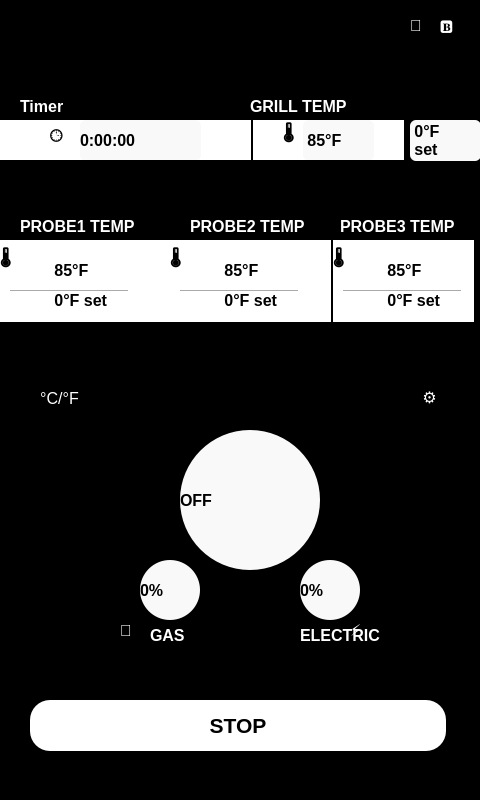
<?xml version="1.0" encoding="UTF-8"?>
<ui version="4.0">
 <class>MainWindow</class>
 <widget class="QMainWindow" name="MainWindow">
  <property name="geometry">
   <rect>
    <x>0</x>
    <y>0</y>
    <width>480</width>
    <height>800</height>
   </rect>
  </property>
  <property name="windowTitle">
   <string>MainWindow</string>
  </property>
  <property name="styleSheet">
   <string notr="true">
       QWidget {
           background-color: #000;
           color: white;
           font-family: Arial;
       }
       QLabel {
           font-size: 12pt;
           font-weight: bold;
           border-radius: 6px;
       }
       QPushButton {
           background-color: #222;
           border: 1px solid #666;
           padding: 8px;
           font-size: 12pt;
           border-radius: 8px;
       }
       QPushButton:hover {
           background-color: #333;
       }
       QPushButton#btnStop {
           background-color: white;
           color: black;
           font-size: 16pt;
           font-weight: bold;
           border: none;
           border-radius: 20px;
       }
       QDial {
           background-color: #222;
       }
       QFrame#tempBar {
           background-color: orange;
           min-height: 10px;
           max-height: 10px;
       }
   </string>
  </property>
  <widget class="QWidget" name="centralwidget">
   <widget class="QWidget" name="widget3" native="true">
    <property name="geometry">
     <rect>
      <x>253</x>
      <y>120</y>
      <width>151</width>
      <height>40</height>
     </rect>
    </property>
    <property name="styleSheet">
     <string notr="true">background-color: rgb(255, 255, 255);
color: rgb(0, 0, 0);</string>
    </property>
    <widget class="QLabel" name="label_10">
     <property name="geometry">
      <rect>
       <x>30</x>
       <y>-20</y>
       <width>41</width>
       <height>71</height>
      </rect>
     </property>
     <property name="styleSheet">
      <string notr="true">background-color: rgba(255, 255, 255, 0);

font: 12pt &quot;MS Shell Dlg 2&quot;;
border-color: rgba(255, 255, 255, 0);</string>
     </property>
     <property name="text">
      <string>🌡️</string>
     </property>
    </widget>
    <widget class="QLabel" name="temp_2">
     <property name="geometry">
      <rect>
       <x>50</x>
       <y>0</y>
       <width>71</width>
       <height>41</height>
      </rect>
     </property>
     <property name="styleSheet">
      <string notr="true">background-color: rgb(249, 249, 249);

border-color: rgba(255, 255, 255, 0);</string>
     </property>
     <property name="text">
      <string> 85°F</string>
     </property>
    </widget>
   </widget>
   <widget class="QWidget" name="widget2" native="true">
    <property name="enabled">
     <bool>true</bool>
    </property>
    <property name="geometry">
     <rect>
      <x>0</x>
      <y>120</y>
      <width>251</width>
      <height>40</height>
     </rect>
    </property>
    <property name="styleSheet">
     <string notr="true">background-color: rgb(255, 255, 255);
color: rgb(0, 0, 0);</string>
    </property>
    <widget class="QLabel" name="label_1_3">
     <property name="geometry">
      <rect>
       <x>50</x>
       <y>-30</y>
       <width>71</width>
       <height>91</height>
      </rect>
     </property>
     <property name="styleSheet">
      <string notr="true">background-color: rgba(255, 255, 255, 0);

font: 12pt &quot;MS Shell Dlg 2&quot;;
border-color: rgba(255, 255, 255, 0);</string>
     </property>
     <property name="text">
      <string>🕒</string>
     </property>
    </widget>
    <widget class="QLabel" name="time_2">
     <property name="geometry">
      <rect>
       <x>80</x>
       <y>0</y>
       <width>121</width>
       <height>41</height>
      </rect>
     </property>
     <property name="styleSheet">
      <string notr="true">background-color: rgb(249, 249, 249);
border-color: rgba(255, 255, 255, 0);
</string>
     </property>
     <property name="text">
      <string>0:00:00</string>
     </property>
    </widget>
   </widget>
   <widget class="QLabel" name="check_wifi">
    <property name="geometry">
     <rect>
      <x>410</x>
      <y>0</y>
      <width>47</width>
      <height>51</height>
     </rect>
    </property>
    <property name="styleSheet">
     <string notr="true">background-color: rgba(255, 255, 255, 0);
color: rgb(255, 255, 255);
font: 12pt &quot;MS Shell Dlg 2&quot;;
border-color: rgba(255, 255, 255, 0);</string>
    </property>
    <property name="text">
     <string>📡</string>
    </property>
   </widget>
   <widget class="QLabel" name="check_blutooth">
    <property name="geometry">
     <rect>
      <x>440</x>
      <y>0</y>
      <width>47</width>
      <height>51</height>
     </rect>
    </property>
    <property name="styleSheet">
     <string notr="true">background-color: rgba(255, 255, 255, 0);
color: rgb(255, 255, 255);
font: 12pt &quot;MS Shell Dlg 2&quot;;
border-color: rgba(255, 255, 255, 0);</string>
    </property>
    <property name="text">
     <string>🅱️</string>
    </property>
   </widget>
   <widget class="QLabel" name="labelGrillTemp">
    <property name="geometry">
     <rect>
      <x>20</x>
      <y>100</y>
      <width>203</width>
      <height>13</height>
     </rect>
    </property>
    <property name="font">
     <font>
      <family>MS Shell Dlg 2</family>
      <pointsize>8</pointsize>
      <weight>50</weight>
      <italic>false</italic>
      <bold>false</bold>
     </font>
    </property>
    <property name="styleSheet">
     <string notr="true">font: 8pt &quot;MS Shell Dlg 2&quot;;
color: rgb(255, 255, 255);
background-color: rgba(255, 255, 255, 0);
qproperty-alignment: 'AlignCenter';
border-color: rgba(255, 255, 255, 0);
</string>
    </property>
    <property name="text">
     <string>Timer</string>
    </property>
   </widget>
   <widget class="QLabel" name="labelTimer">
    <property name="enabled">
     <bool>true</bool>
    </property>
    <property name="geometry">
     <rect>
      <x>250</x>
      <y>100</y>
      <width>203</width>
      <height>13</height>
     </rect>
    </property>
    <property name="font">
     <font>
      <family>MS Shell Dlg 2</family>
      <pointsize>8</pointsize>
      <weight>50</weight>
      <italic>false</italic>
      <bold>false</bold>
     </font>
    </property>
    <property name="styleSheet">
     <string notr="true">font: 8pt &quot;MS Shell Dlg 2&quot;;
background-color: rgba(255, 255, 255, 0);
color: rgb(255, 255, 255);
qproperty-alignment: 'AlignCenter';
border-color: rgba(255, 255, 255, 0);</string>
    </property>
    <property name="text">
     <string>GRILL TEMP</string>
    </property>
   </widget>
   <widget class="QLabel" name="label_1_1">
    <property name="geometry">
     <rect>
      <x>410</x>
      <y>120</y>
      <width>71</width>
      <height>41</height>
     </rect>
    </property>
    <property name="styleSheet">
     <string notr="true">background-color: rgb(249, 249, 249);
color: rgb(0, 0, 0);

border-color: rgba(255, 255, 255, 0);
font: 10pt &quot;MS Shell Dlg 2&quot;;</string>
    </property>
    <property name="text">
     <string> 0°F 
 set</string>
    </property>
   </widget>
   <widget class="QWidget" name="widget4" native="true">
    <property name="geometry">
     <rect>
      <x>0</x>
      <y>240</y>
      <width>171</width>
      <height>82</height>
     </rect>
    </property>
    <property name="styleSheet">
     <string notr="true">background-color: rgb(255, 255, 255);
color: rgb(0, 0, 0);</string>
    </property>
    <widget class="QLabel" name="label_11">
     <property name="geometry">
      <rect>
       <x>0</x>
       <y>-10</y>
       <width>81</width>
       <height>61</height>
      </rect>
     </property>
     <property name="styleSheet">
      <string notr="true">background-color: rgba(255, 255, 255, 0);

font: 28pt &quot;MS Shell Dlg 2&quot;;
border-color: rgba(255, 255, 255, 0);</string>
     </property>
     <property name="text">
      <string>🌡️</string>
     </property>
    </widget>
    <widget class="QLabel" name="temp1">
     <property name="geometry">
      <rect>
       <x>50</x>
       <y>10</y>
       <width>81</width>
       <height>41</height>
      </rect>
     </property>
     <property name="styleSheet">
      <string notr="true">background-color: rgba(248, 248, 248, 0);
font: 75 16pt &quot;MS Shell Dlg 2&quot;;
border-color: rgba(255, 255, 255, 0);
</string>
     </property>
     <property name="text">
      <string> 85°F</string>
     </property>
    </widget>
    <widget class="Line" name="line">
     <property name="geometry">
      <rect>
       <x>10</x>
       <y>50</y>
       <width>118</width>
       <height>3</height>
      </rect>
     </property>
     <property name="styleSheet">
      <string notr="true"/>
     </property>
     <property name="orientation">
      <enum>Qt::Horizontal</enum>
     </property>
    </widget>
    <widget class="QLabel" name="label_13">
     <property name="geometry">
      <rect>
       <x>50</x>
       <y>40</y>
       <width>81</width>
       <height>41</height>
      </rect>
     </property>
     <property name="styleSheet">
      <string notr="true">background-color: rgba(248, 248, 248, 0);
font: 12pt &quot;MS Shell Dlg 2&quot;;
border-color: rgba(255, 255, 255, 0);
</string>
     </property>
     <property name="text">
      <string> 0°F set</string>
     </property>
    </widget>
   </widget>
   <widget class="QWidget" name="widget5" native="true">
    <property name="geometry">
     <rect>
      <x>170</x>
      <y>240</y>
      <width>161</width>
      <height>82</height>
     </rect>
    </property>
    <property name="styleSheet">
     <string notr="true">background-color: rgb(255, 255, 255);
color: rgb(0, 0, 0);</string>
    </property>
    <widget class="QLabel" name="temp2">
     <property name="geometry">
      <rect>
       <x>50</x>
       <y>10</y>
       <width>81</width>
       <height>41</height>
      </rect>
     </property>
     <property name="styleSheet">
      <string notr="true">background-color: rgba(248, 248, 248, 0);
font: 75 16pt &quot;MS Shell Dlg 2&quot;;
border-color: rgba(255, 255, 255, 0);
</string>
     </property>
     <property name="text">
      <string> 85°F</string>
     </property>
    </widget>
    <widget class="QLabel" name="label_27">
     <property name="geometry">
      <rect>
       <x>0</x>
       <y>-10</y>
       <width>81</width>
       <height>61</height>
      </rect>
     </property>
     <property name="styleSheet">
      <string notr="true">background-color: rgba(255, 255, 255, 0);

font: 28pt &quot;MS Shell Dlg 2&quot;;
border-color: rgba(255, 255, 255, 0);</string>
     </property>
     <property name="text">
      <string>🌡️</string>
     </property>
    </widget>
    <widget class="QLabel" name="label_17">
     <property name="geometry">
      <rect>
       <x>50</x>
       <y>40</y>
       <width>81</width>
       <height>41</height>
      </rect>
     </property>
     <property name="styleSheet">
      <string notr="true">background-color: rgba(248, 248, 248, 0);
font: 12pt &quot;MS Shell Dlg 2&quot;;
border-color: rgba(255, 255, 255, 0);
</string>
     </property>
     <property name="text">
      <string> 0°F set</string>
     </property>
    </widget>
    <widget class="Line" name="line_2">
     <property name="geometry">
      <rect>
       <x>10</x>
       <y>50</y>
       <width>118</width>
       <height>3</height>
      </rect>
     </property>
     <property name="styleSheet">
      <string notr="true"/>
     </property>
     <property name="orientation">
      <enum>Qt::Horizontal</enum>
     </property>
    </widget>
   </widget>
   <widget class="QWidget" name="widget6" native="true">
    <property name="geometry">
     <rect>
      <x>333</x>
      <y>240</y>
      <width>141</width>
      <height>82</height>
     </rect>
    </property>
    <property name="styleSheet">
     <string notr="true">background-color: rgb(255, 255, 255);
color: rgb(0, 0, 0);</string>
    </property>
    <widget class="QLabel" name="temp3">
     <property name="geometry">
      <rect>
       <x>50</x>
       <y>10</y>
       <width>81</width>
       <height>41</height>
      </rect>
     </property>
     <property name="styleSheet">
      <string notr="true">background-color: rgba(248, 248, 248, 0);
font: 75 16pt &quot;MS Shell Dlg 2&quot;;
border-color: rgba(255, 255, 255, 0);
</string>
     </property>
     <property name="text">
      <string> 85°F</string>
     </property>
    </widget>
    <widget class="QLabel" name="label_29">
     <property name="geometry">
      <rect>
       <x>0</x>
       <y>-10</y>
       <width>81</width>
       <height>61</height>
      </rect>
     </property>
     <property name="styleSheet">
      <string notr="true">background-color: rgba(255, 255, 255, 0);

font: 28pt &quot;MS Shell Dlg 2&quot;;
border-color: rgba(255, 255, 255, 0);</string>
     </property>
     <property name="text">
      <string>🌡️</string>
     </property>
    </widget>
    <widget class="QLabel" name="label_22">
     <property name="geometry">
      <rect>
       <x>50</x>
       <y>40</y>
       <width>81</width>
       <height>41</height>
      </rect>
     </property>
     <property name="styleSheet">
      <string notr="true">background-color: rgba(248, 248, 248, 0);
font: 12pt &quot;MS Shell Dlg 2&quot;;
border-color: rgba(255, 255, 255, 0);
</string>
     </property>
     <property name="text">
      <string> 0°F set</string>
     </property>
    </widget>
    <widget class="Line" name="line_3">
     <property name="geometry">
      <rect>
       <x>10</x>
       <y>50</y>
       <width>118</width>
       <height>3</height>
      </rect>
     </property>
     <property name="styleSheet">
      <string notr="true"/>
     </property>
     <property name="orientation">
      <enum>Qt::Horizontal</enum>
     </property>
    </widget>
   </widget>
   <widget class="QLabel" name="label">
    <property name="geometry">
     <rect>
      <x>20</x>
      <y>220</y>
      <width>134</width>
      <height>13</height>
     </rect>
    </property>
    <property name="styleSheet">
     <string notr="true">font: 8pt &quot;MS Shell Dlg 2&quot;;
background-color: rgba(255, 255, 255, 0);
border-color: rgba(255, 255, 255, 0);
color: rgb(255, 255, 255);
qproperty-alignment: 'AlignCenter';</string>
    </property>
    <property name="text">
     <string>PROBE1 TEMP</string>
    </property>
   </widget>
   <widget class="QLabel" name="label_2">
    <property name="geometry">
     <rect>
      <x>340</x>
      <y>220</y>
      <width>134</width>
      <height>13</height>
     </rect>
    </property>
    <property name="styleSheet">
     <string notr="true">font: 8pt &quot;MS Shell Dlg 2&quot;;
background-color: rgba(255, 255, 255, 0);
color: rgb(255, 255, 255);
qproperty-alignment: 'AlignCenter';
border-color: rgba(255, 255, 255, 0);</string>
    </property>
    <property name="text">
     <string>PROBE3 TEMP</string>
    </property>
   </widget>
   <widget class="QLabel" name="label_3">
    <property name="geometry">
     <rect>
      <x>190</x>
      <y>220</y>
      <width>134</width>
      <height>13</height>
     </rect>
    </property>
    <property name="styleSheet">
     <string notr="true">font: 8pt &quot;MS Shell Dlg 2&quot;;
background-color: rgba(255, 255, 255, 0);
color: rgb(255, 255, 255);
qproperty-alignment: 'AlignCenter';
border-color: rgba(255, 255, 255, 0);</string>
    </property>
    <property name="text">
     <string>PROBE2 TEMP</string>
    </property>
   </widget>
   <widget class="QPushButton" name="uimode">
    <property name="geometry">
     <rect>
      <x>380</x>
      <y>370</y>
      <width>99</width>
      <height>54</height>
     </rect>
    </property>
    <property name="styleSheet">
     <string notr="true">font: 20pt &quot;MS Shell Dlg 2&quot;;
border-color: rgba(255, 255, 255, 0);
background-color: rgba(255, 255, 255, 0);
color: rgb(255, 255, 255);</string>
    </property>
    <property name="text">
     <string>⚙</string>
    </property>
   </widget>
   <widget class="QPushButton" name="cfmode">
    <property name="geometry">
     <rect>
      <x>10</x>
      <y>380</y>
      <width>99</width>
      <height>37</height>
     </rect>
    </property>
    <property name="styleSheet">
     <string notr="true">font: 12pt &quot;MS Shell Dlg 2&quot;;
border-color: rgba(255, 255, 255, 0);
background-color: rgba(255, 255, 255, 0);
color: rgb(255, 255, 255);</string>
    </property>
    <property name="text">
     <string>°C/°F</string>
    </property>
   </widget>
   <widget class="QLabel" name="label1">
    <property name="geometry">
     <rect>
      <x>180</x>
      <y>430</y>
      <width>140</width>
      <height>140</height>
     </rect>
    </property>
    <property name="styleSheet">
     <string notr="true">background-color: rgb(249, 249, 249);
 border-radius: 70px; 
color: rgb(0, 0, 0);
font: 24pt &quot;MS Shell Dlg 2&quot;;
qproperty-alignment: 'AlignCenter';
</string>
    </property>
    <property name="text">
     <string>OFF</string>
    </property>
   </widget>
   <widget class="QLabel" name="label3">
    <property name="geometry">
     <rect>
      <x>300</x>
      <y>560</y>
      <width>60</width>
      <height>60</height>
     </rect>
    </property>
    <property name="styleSheet">
     <string notr="true">background-color: rgb(249, 249, 249);
 border-radius: 30px; 
color: rgb(0, 0, 0);
font: 12pt &quot;MS Shell Dlg 2&quot;;
qproperty-alignment: 'AlignCenter';
</string>
    </property>
    <property name="text">
     <string>0%</string>
    </property>
   </widget>
   <widget class="QLabel" name="label2">
    <property name="geometry">
     <rect>
      <x>140</x>
      <y>560</y>
      <width>60</width>
      <height>60</height>
     </rect>
    </property>
    <property name="styleSheet">
     <string notr="true">background-color: rgb(249, 249, 249);
 border-radius: 30px; 
color: rgb(0, 0, 0);
font: 12pt &quot;MS Shell Dlg 2&quot;;
qproperty-alignment: 'AlignCenter';
</string>
    </property>
    <property name="text">
     <string>0%</string>
    </property>
   </widget>
   <widget class="QLabel" name="label_18">
    <property name="geometry">
     <rect>
      <x>150</x>
      <y>610</y>
      <width>81</width>
      <height>51</height>
     </rect>
    </property>
    <property name="styleSheet">
     <string notr="true">background-color: rgba(248, 248, 248, 0);
font: 75 10pt &quot;MS Shell Dlg 2&quot;;
border-color: rgba(255, 255, 255, 0);
</string>
    </property>
    <property name="text">
     <string>GAS</string>
    </property>
   </widget>
   <widget class="QLabel" name="label_16">
    <property name="geometry">
     <rect>
      <x>120</x>
      <y>590</y>
      <width>51</width>
      <height>81</height>
     </rect>
    </property>
    <property name="styleSheet">
     <string notr="true">background-color: rgba(255, 255, 255, 0);
font: 16pt &quot;MS Shell Dlg 2&quot;;
border-color: rgba(255, 255, 255, 0);</string>
    </property>
    <property name="text">
     <string>🔥</string>
    </property>
   </widget>
   <widget class="QLabel" name="label_20">
    <property name="geometry">
     <rect>
      <x>300</x>
      <y>610</y>
      <width>81</width>
      <height>51</height>
     </rect>
    </property>
    <property name="styleSheet">
     <string notr="true">background-color: rgba(248, 248, 248, 0);
font: 75 10pt &quot;MS Shell Dlg 2&quot;;
border-color: rgba(255, 255, 255, 0);
</string>
    </property>
    <property name="text">
     <string>ELECTRIC</string>
    </property>
   </widget>
   <widget class="QLabel" name="label_19">
    <property name="geometry">
     <rect>
      <x>350</x>
      <y>600</y>
      <width>51</width>
      <height>61</height>
     </rect>
    </property>
    <property name="styleSheet">
     <string notr="true">background-color: rgba(255, 255, 255, 0);
font: 16pt &quot;MS Shell Dlg 2&quot;;
border-color: rgba(255, 255, 255, 0);</string>
    </property>
    <property name="text">
     <string>⚡</string>
    </property>
   </widget>
   <widget class="QPushButton" name="btnStop">
    <property name="geometry">
     <rect>
      <x>30</x>
      <y>700</y>
      <width>416</width>
      <height>51</height>
     </rect>
    </property>
    <property name="text">
     <string>STOP</string>
    </property>
   </widget>
  </widget>
 </widget>
 <resources/>
 <connections/>
</ui>
